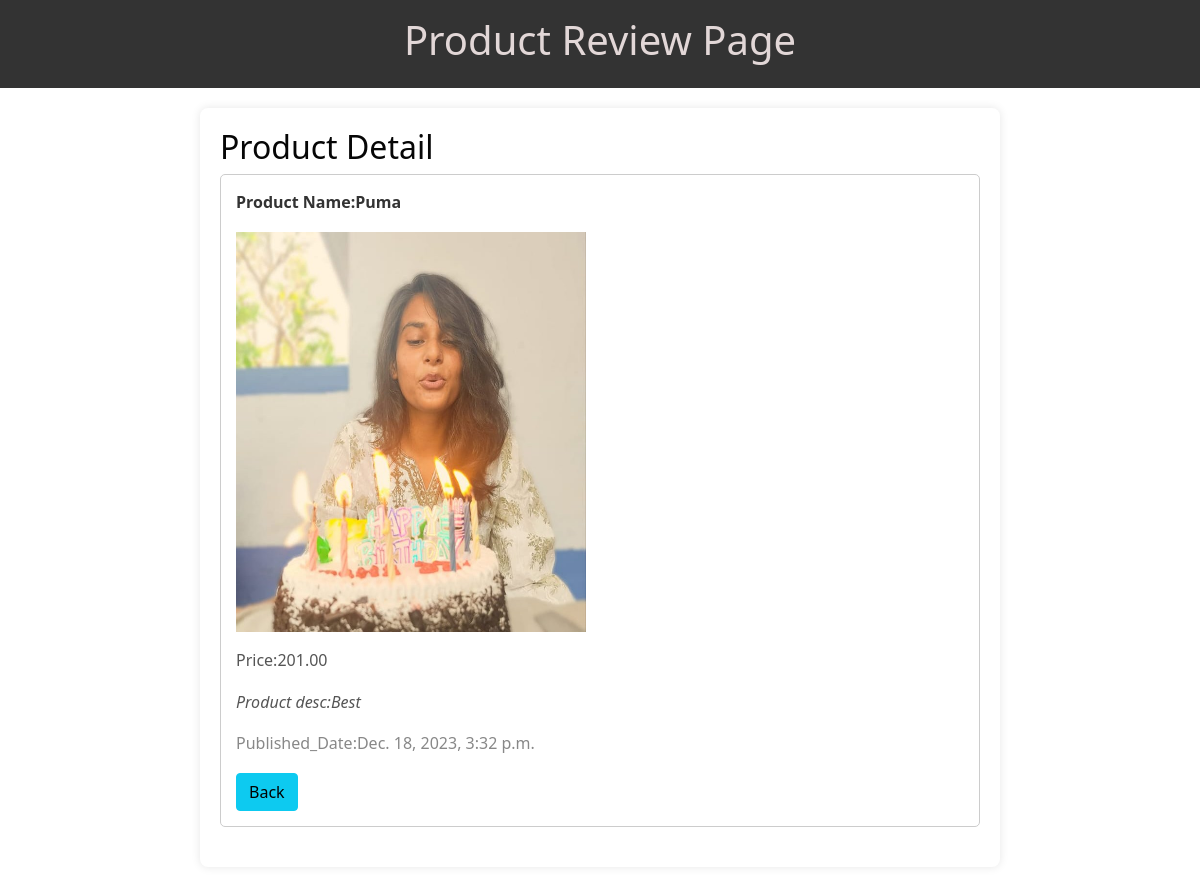
The app's page /product/product_detail/3 with its own data.
### product_app/models.py (models this page shows, shortened)
class Product(models.Model):
    name=models.CharField(max_length=255)
    category=models.ForeignKey(Category,on_delete=models.CASCADE)
    price=models.DecimalField(max_digits=5,decimal_places=2)
    desc=models.TextField()
    img=models.ImageField(upload_to='Product_img/')
    created=models.DateTimeField(auto_now_add=True)
    updated=models.DateTimeField(auto_now=True)

### product_app/views.py (the view)
# urls.py: path('product_detail/<int:id>',Product_detail,name='product_detail'),
def Product_detail(request,id):
    product=Product.objects.get(id=id)
    return render(request,'Product_detail.html',{'data':product})

### product_app/templates/Product_detail.html (shortened to what this page needs)
{% extends "base.html" %}
{% block content %}
<header>
    <h1>Product Review Page</h1>
</header>
<main>
    <h2>Product Detail</h2>
    <div class="review">
        <p class="review-author">Product Name:{{data.name}}</p>
        <p class="review-date"><img src={{data.img.url}} height=400px width=350px></p>
        <div class="review-content">
            <p>Price:{{data.price}}</p>
            <p><i>Product desc:{{data.desc}}</i></p>
        </div>
        <p class="review-date">Published_Date:{{data.created}}</p>
        <a href="{% url "Product_View" %}"><button type="button" class="btn btn-info">Back</button></a>
    </div>
</main>
{% endblock %}

### static/style.css (style rules this page uses)
body { font-family: 'Arial', sans-serif; margin: 0; padding: 0; background-color: #f5f5f5; }
header { background-color: #333; color: rgb(255, 255, 255); text-align: center; padding: 1em; }
main { max-width: 800px; margin: 20px auto; padding: 20px; background-color: white; box-shadow: 0 0 10px rgba(0, 0, 0, 0.1); border-radius: 8px; }
h1 { color: #e2d7d7; }
h2 { color: #060606; }
p { line-height: 1.6; color: #555; }
.review { border: 1px solid #ccc; padding: 15px; margin-bottom: 20px; border-radius: 5px; }
.review-author { font-weight: bold; color: #333; }
.review-date { color: #888; }
.review-content { margin-top: 10px; }

### records on screen
Product: name "Puma", img (picture), price "201.00", desc "Best", created "Dec. 18, 2023, 3:32 p.m."
